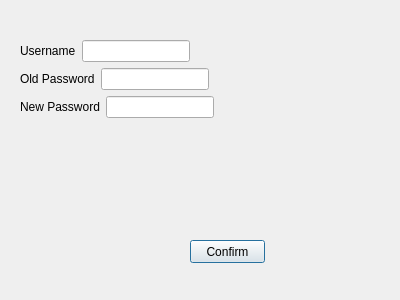
<?xml version="1.0" encoding="UTF-8"?>
<ui version="4.0">
 <class>changepassword</class>
 <widget class="QDialog" name="changepassword">
  <property name="geometry">
   <rect>
    <x>0</x>
    <y>0</y>
    <width>400</width>
    <height>300</height>
   </rect>
  </property>
  <property name="windowTitle">
   <string>Dialog</string>
  </property>
  <widget class="QPushButton" name="pushButton_confirm">
   <property name="geometry">
    <rect>
     <x>190</x>
     <y>240</y>
     <width>75</width>
     <height>23</height>
    </rect>
   </property>
   <property name="text">
    <string>Confirm</string>
   </property>
  </widget>
  <widget class="QWidget" name="">
   <property name="geometry">
    <rect>
     <x>20</x>
     <y>40</y>
     <width>195</width>
     <height>80</height>
    </rect>
   </property>
   <layout class="QFormLayout" name="formLayout">
    <item row="0" column="0">
     <layout class="QHBoxLayout" name="horizontalLayout">
      <item>
       <widget class="QLabel" name="label">
        <property name="text">
         <string>Username</string>
        </property>
       </widget>
      </item>
      <item>
       <widget class="QLineEdit" name="lineEdit_username"/>
      </item>
     </layout>
    </item>
    <item row="1" column="0">
     <layout class="QHBoxLayout" name="horizontalLayout_2">
      <item>
       <widget class="QLabel" name="label_2">
        <property name="text">
         <string>Old Password</string>
        </property>
       </widget>
      </item>
      <item>
       <widget class="QLineEdit" name="lineEdit_oldPassword"/>
      </item>
     </layout>
    </item>
    <item row="2" column="0">
     <layout class="QHBoxLayout" name="horizontalLayout_3">
      <item>
       <widget class="QLabel" name="label_3">
        <property name="text">
         <string>New Password</string>
        </property>
       </widget>
      </item>
      <item>
       <widget class="QLineEdit" name="lineEdit_newPassword"/>
      </item>
     </layout>
    </item>
   </layout>
  </widget>
 </widget>
 <resources/>
 <connections/>
</ui>
